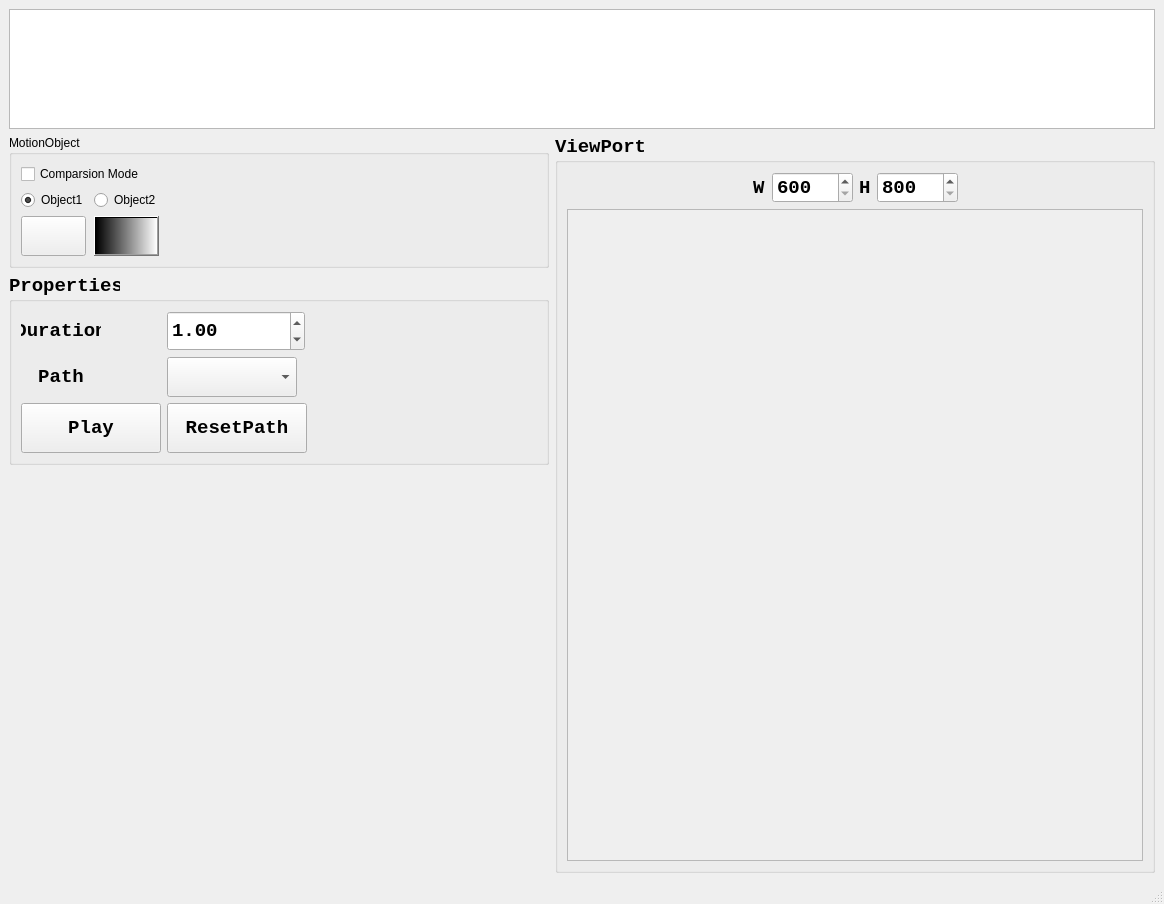
<?xml version="1.0" encoding="UTF-8"?>
<ui version="4.0">
 <class>MainWindow</class>
 <widget class="QMainWindow" name="MainWindow">
  <property name="geometry">
   <rect>
    <x>0</x>
    <y>0</y>
    <width>1164</width>
    <height>904</height>
   </rect>
  </property>
  <property name="windowTitle">
   <string>MainWindow</string>
  </property>
  <widget class="QWidget" name="centralwidget">
   <layout class="QGridLayout" name="gridLayout_10">
    <item row="0" column="0" colspan="2">
     <widget class="QListWidget" name="easingCurvePicker">
      <property name="minimumSize">
       <size>
        <width>0</width>
        <height>120</height>
       </size>
      </property>
      <property name="maximumSize">
       <size>
        <width>16777215</width>
        <height>120</height>
       </size>
      </property>
      <property name="flow">
       <enum>QListView::LeftToRight</enum>
      </property>
     </widget>
    </item>
    <item row="1" column="0">
     <layout class="QGridLayout" name="gridLayout_9">
      <item row="0" column="0">
       <widget class="QGroupBox" name="groupBox_3">
        <property name="title">
         <string>MotionObject</string>
        </property>
        <layout class="QGridLayout" name="gridLayout_8">
         <item row="0" column="0">
          <widget class="QCheckBox" name="checkBox">
           <property name="text">
            <string>Comparsion Mode</string>
           </property>
          </widget>
         </item>
         <item row="1" column="0">
          <layout class="QGridLayout" name="gridLayout_7">
           <item row="0" column="0">
            <widget class="QRadioButton" name="radioButton">
             <property name="text">
              <string>Object1</string>
             </property>
             <property name="checked">
              <bool>true</bool>
             </property>
            </widget>
           </item>
           <item row="0" column="1">
            <widget class="QRadioButton" name="radioButton_2">
             <property name="text">
              <string>Object2</string>
             </property>
            </widget>
           </item>
           <item row="1" column="0">
            <widget class="QPushButton" name="pushButton_3">
             <property name="sizePolicy">
              <sizepolicy hsizetype="Minimum" vsizetype="Minimum">
               <horstretch>0</horstretch>
               <verstretch>0</verstretch>
              </sizepolicy>
             </property>
             <property name="minimumSize">
              <size>
               <width>40</width>
               <height>40</height>
              </size>
             </property>
             <property name="maximumSize">
              <size>
               <width>65</width>
               <height>40</height>
              </size>
             </property>
             <property name="text">
              <string/>
             </property>
            </widget>
           </item>
           <item row="1" column="1">
            <widget class="QPushButton" name="pushButton_4">
             <property name="sizePolicy">
              <sizepolicy hsizetype="Minimum" vsizetype="Minimum">
               <horstretch>0</horstretch>
               <verstretch>0</verstretch>
              </sizepolicy>
             </property>
             <property name="minimumSize">
              <size>
               <width>40</width>
               <height>40</height>
              </size>
             </property>
             <property name="maximumSize">
              <size>
               <width>65</width>
               <height>40</height>
              </size>
             </property>
             <property name="styleSheet">
              <string notr="true">background-color: qlineargradient(spread:pad, x1:0, y1:0, x2:1, y2:0, stop:0 rgba(0, 0, 0, 255), stop:1 rgba(255, 255, 255, 255));</string>
             </property>
             <property name="text">
              <string/>
             </property>
            </widget>
           </item>
          </layout>
         </item>
         <item row="1" column="1">
          <spacer name="horizontalSpacer">
           <property name="orientation">
            <enum>Qt::Horizontal</enum>
           </property>
           <property name="sizeHint" stdset="0">
            <size>
             <width>371</width>
             <height>20</height>
            </size>
           </property>
          </spacer>
         </item>
        </layout>
       </widget>
      </item>
      <item row="1" column="0">
       <widget class="QGroupBox" name="groupBox">
        <property name="minimumSize">
         <size>
          <width>0</width>
          <height>0</height>
         </size>
        </property>
        <property name="maximumSize">
         <size>
          <width>16777215</width>
          <height>16777215</height>
         </size>
        </property>
        <property name="font">
         <font>
          <family>Consolas</family>
          <pointsize>14</pointsize>
          <bold>true</bold>
         </font>
        </property>
        <property name="title">
         <string>Properties</string>
        </property>
        <layout class="QGridLayout" name="gridLayout_6">
         <item row="0" column="0">
          <layout class="QGridLayout" name="gridLayout_5">
           <item row="0" column="0">
            <layout class="QGridLayout" name="gridLayout_3">
             <item row="0" column="0">
              <widget class="QLabel" name="label_3">
               <property name="minimumSize">
                <size>
                 <width>80</width>
                 <height>40</height>
                </size>
               </property>
               <property name="maximumSize">
                <size>
                 <width>80</width>
                 <height>40</height>
                </size>
               </property>
               <property name="font">
                <font>
                 <family>Consolas</family>
                 <pointsize>14</pointsize>
                 <bold>true</bold>
                </font>
               </property>
               <property name="text">
                <string>Duration</string>
               </property>
               <property name="alignment">
                <set>Qt::AlignCenter</set>
               </property>
              </widget>
             </item>
             <item row="1" column="0">
              <widget class="QLabel" name="label">
               <property name="minimumSize">
                <size>
                 <width>80</width>
                 <height>40</height>
                </size>
               </property>
               <property name="maximumSize">
                <size>
                 <width>80</width>
                 <height>40</height>
                </size>
               </property>
               <property name="font">
                <font>
                 <family>Consolas</family>
                 <pointsize>14</pointsize>
                 <bold>true</bold>
                </font>
               </property>
               <property name="text">
                <string>Path</string>
               </property>
               <property name="alignment">
                <set>Qt::AlignCenter</set>
               </property>
              </widget>
             </item>
             <item row="2" column="0">
              <widget class="QPushButton" name="pushButton">
               <property name="sizePolicy">
                <sizepolicy hsizetype="Fixed" vsizetype="Fixed">
                 <horstretch>0</horstretch>
                 <verstretch>0</verstretch>
                </sizepolicy>
               </property>
               <property name="minimumSize">
                <size>
                 <width>140</width>
                 <height>50</height>
                </size>
               </property>
               <property name="font">
                <font>
                 <family>Consolas</family>
                 <pointsize>14</pointsize>
                 <bold>true</bold>
                </font>
               </property>
               <property name="text">
                <string>Play</string>
               </property>
              </widget>
             </item>
            </layout>
           </item>
           <item row="0" column="1">
            <layout class="QGridLayout" name="gridLayout_4">
             <item row="1" column="0">
              <widget class="QComboBox" name="comboBox_pathType">
               <property name="sizePolicy">
                <sizepolicy hsizetype="Preferred" vsizetype="Fixed">
                 <horstretch>0</horstretch>
                 <verstretch>0</verstretch>
                </sizepolicy>
               </property>
               <property name="minimumSize">
                <size>
                 <width>130</width>
                 <height>40</height>
                </size>
               </property>
               <property name="maximumSize">
                <size>
                 <width>92</width>
                 <height>16777215</height>
                </size>
               </property>
              </widget>
             </item>
             <item row="0" column="0">
              <widget class="QDoubleSpinBox" name="doubleSpinBox">
               <property name="sizePolicy">
                <sizepolicy hsizetype="Fixed" vsizetype="Fixed">
                 <horstretch>0</horstretch>
                 <verstretch>0</verstretch>
                </sizepolicy>
               </property>
               <property name="minimumSize">
                <size>
                 <width>80</width>
                 <height>40</height>
                </size>
               </property>
               <property name="minimum">
                <double>0.000000000000000</double>
               </property>
               <property name="maximum">
                <double>10000000.000000000000000</double>
               </property>
               <property name="singleStep">
                <double>0.100000000000000</double>
               </property>
               <property name="value">
                <double>1.000000000000000</double>
               </property>
              </widget>
             </item>
             <item row="2" column="0">
              <widget class="QPushButton" name="pushButton_2">
               <property name="minimumSize">
                <size>
                 <width>140</width>
                 <height>50</height>
                </size>
               </property>
               <property name="font">
                <font>
                 <family>Consolas</family>
                 <pointsize>14</pointsize>
                 <bold>true</bold>
                </font>
               </property>
               <property name="text">
                <string>ResetPath</string>
               </property>
              </widget>
             </item>
            </layout>
           </item>
          </layout>
         </item>
         <item row="0" column="1">
          <spacer name="horizontalSpacer_2">
           <property name="orientation">
            <enum>Qt::Horizontal</enum>
           </property>
           <property name="sizeHint" stdset="0">
            <size>
             <width>217</width>
             <height>20</height>
            </size>
           </property>
          </spacer>
         </item>
        </layout>
       </widget>
      </item>
      <item row="2" column="0">
       <spacer name="verticalSpacer">
        <property name="orientation">
         <enum>Qt::Vertical</enum>
        </property>
        <property name="sizeHint" stdset="0">
         <size>
          <width>20</width>
          <height>195</height>
         </size>
        </property>
       </spacer>
      </item>
     </layout>
    </item>
    <item row="1" column="1">
     <widget class="QGroupBox" name="groupBox_2">
      <property name="sizePolicy">
       <sizepolicy hsizetype="Expanding" vsizetype="Expanding">
        <horstretch>0</horstretch>
        <verstretch>0</verstretch>
       </sizepolicy>
      </property>
      <property name="minimumSize">
       <size>
        <width>600</width>
        <height>0</height>
       </size>
      </property>
      <property name="maximumSize">
       <size>
        <width>600</width>
        <height>16777215</height>
       </size>
      </property>
      <property name="font">
       <font>
        <family>Consolas</family>
        <pointsize>14</pointsize>
        <bold>true</bold>
       </font>
      </property>
      <property name="title">
       <string>ViewPort</string>
      </property>
      <layout class="QGridLayout" name="gridLayout">
       <item row="0" column="0">
        <layout class="QGridLayout" name="gridLayout_2">
         <item row="0" column="0">
          <spacer name="horizontalSpacer_4">
           <property name="orientation">
            <enum>Qt::Horizontal</enum>
           </property>
           <property name="sizeHint" stdset="0">
            <size>
             <width>40</width>
             <height>20</height>
            </size>
           </property>
          </spacer>
         </item>
         <item row="0" column="1">
          <widget class="QLabel" name="label_4">
           <property name="text">
            <string>W</string>
           </property>
          </widget>
         </item>
         <item row="0" column="2">
          <widget class="QSpinBox" name="spinBox_width">
           <property name="minimum">
            <number>600</number>
           </property>
           <property name="maximum">
            <number>2048</number>
           </property>
           <property name="value">
            <number>600</number>
           </property>
          </widget>
         </item>
         <item row="0" column="3">
          <widget class="QLabel" name="label_5">
           <property name="text">
            <string>H</string>
           </property>
          </widget>
         </item>
         <item row="0" column="4">
          <widget class="QSpinBox" name="spinBox_height">
           <property name="minimum">
            <number>800</number>
           </property>
           <property name="maximum">
            <number>2048</number>
           </property>
           <property name="value">
            <number>800</number>
           </property>
          </widget>
         </item>
         <item row="0" column="5">
          <spacer name="horizontalSpacer_5">
           <property name="orientation">
            <enum>Qt::Horizontal</enum>
           </property>
           <property name="sizeHint" stdset="0">
            <size>
             <width>40</width>
             <height>20</height>
            </size>
           </property>
          </spacer>
         </item>
        </layout>
       </item>
       <item row="1" column="0">
        <widget class="AnimationFrame" name="frame">
         <property name="sizePolicy">
          <sizepolicy hsizetype="Expanding" vsizetype="Expanding">
           <horstretch>0</horstretch>
           <verstretch>0</verstretch>
          </sizepolicy>
         </property>
         <property name="autoFillBackground">
          <bool>true</bool>
         </property>
         <property name="frameShape">
          <enum>QFrame::StyledPanel</enum>
         </property>
         <property name="frameShadow">
          <enum>QFrame::Raised</enum>
         </property>
        </widget>
       </item>
      </layout>
     </widget>
    </item>
   </layout>
  </widget>
  <widget class="QMenuBar" name="menubar">
   <property name="geometry">
    <rect>
     <x>0</x>
     <y>0</y>
     <width>1164</width>
     <height>24</height>
    </rect>
   </property>
  </widget>
  <widget class="QStatusBar" name="statusbar"/>
 </widget>
 <customwidgets>
  <customwidget>
   <class>AnimationFrame</class>
   <extends>QFrame</extends>
   <header location="global">animationframe.h</header>
   <container>1</container>
  </customwidget>
 </customwidgets>
 <resources/>
 <connections/>
</ui>
